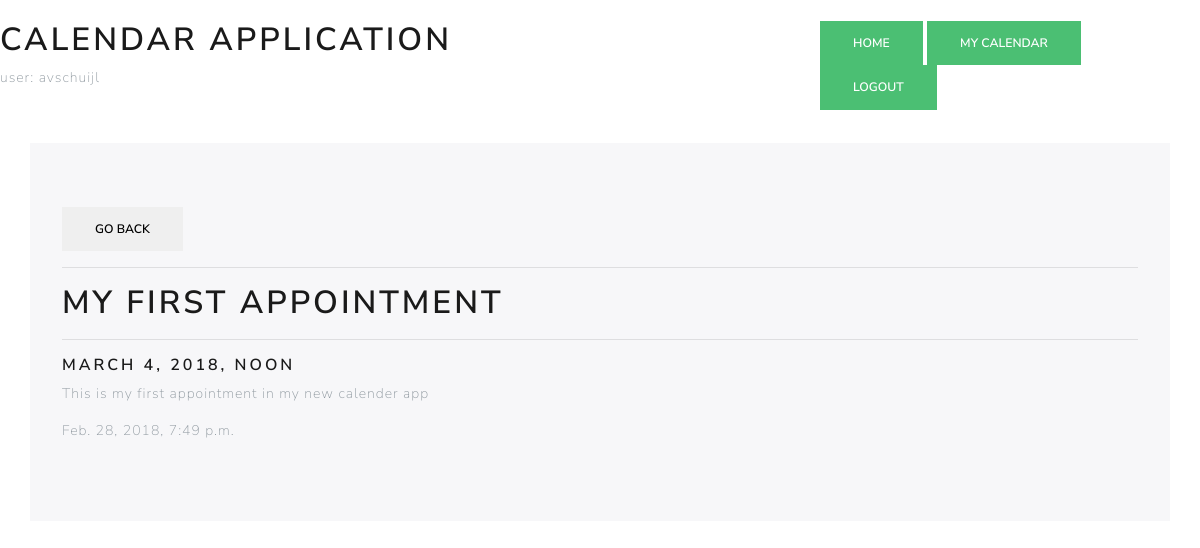
Page /entry/1/ (signed in) on the committed database.
### myapp/models.py (models this page shows, shortened)
class Entry(models.Model):
    name = models.CharField(max_length=100)
    author = models.ForeignKey(User, on_delete=models.CASCADE)
    date = models.DateTimeField()
    description = models.TextField()
    created = models.DateTimeField(auto_now_add=True)
    class Meta:
        verbose_name_plural = "Entries"

### myapp/views.py (the view)
# urls.py: path('', views.details, name='details'),
@login_required
def details(request, pk):
    try:
        entry = Entry.objects.get(pk=pk)
    except Entry.DoesNotExist:
        raise Http404("Question does not exist")
    return render(request, 'myapp/details.html', {'entry': entry})

### myapp/templates/myapp/details.html
{% extends 'myapp/base.html' %}
{% block content %}
<div class="container jumbotron">
    <button class="btn btn-default" onclick="window.location='{% url 'myapp:calendar' %}'">Go Back</button>
    <hr>
    <h1>{{ entry.name }}</h1>
    <hr>
    <h5>{{ entry.date }}</h5>
    <p>{{ entry.description }}</p>
    <p>{{ entry.created }}</p>
</div>
{% endblock %}

### myapp/templates/myapp/base.html (shortened to what this page needs)
<!DOCTYPE html>
<html lang="en">
<head>
    {% load static %}
    <link rel="stylesheet" href="{% static '/myapp/css/bootstrap.css' %}"/>
    <link rel="stylesheet" href="{% static '/myapp/css/style.css' %}"/>
</head>
<body>
    <br>
    <div class="row">
        <div class="col-lg-8">
            <h1>Calendar Application</h1>
            {% if request.user.is_authenticated %}
            <span>user: {{ request.user.username }}</span>
            {% endif %}
        </div>
        <div class="col-lg-4">
            <button class="btn btn-success" onclick="window.location=' {% url 'myapp:index' %}'">Home</button>
            <button class="btn btn-success" onclick="window.location=' {% url 'myapp:calendar' %}'">My Calendar</button>
            {% if request.user.is_authenticated %}
            <button class="btn btn-success" onclick="window.location='{% url 'pip freeclogout' %}'">Logout</button>
            {% else %}
            <button class="btn btn-success" onclick="window.location='{% url 'login' %}'">Login</button>
            {% endif %}
        </div>
    </div>
    {% block content %}
    {% endblock %}
</body>
</html>

### myapp/static/myapp/css/style.css (style rules this page uses)
body, body { width: 100%; display: grid; }

### rows in the picture
Entry: name "MY FIRST APPOINTMENT", date "MARCH 4, 2018, NOON", description "This is my first appointment in my new calender app", created "Feb. 28, 2018, 7:49 p.m."

### other values in the picture
{{ request.user.username }} "avschuijl"
